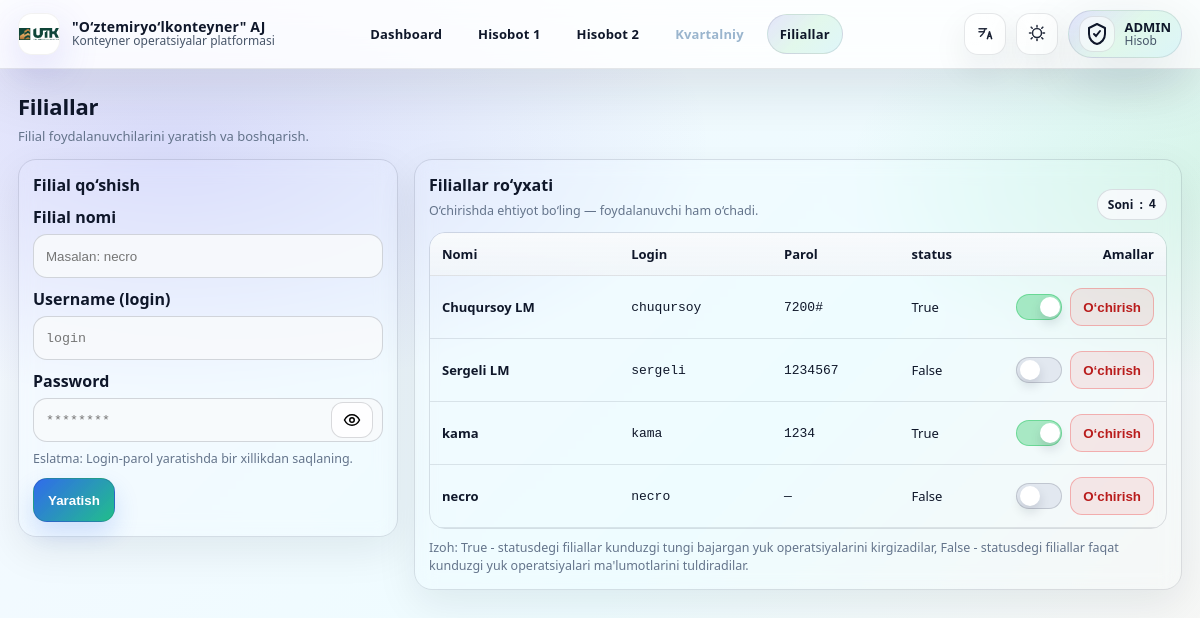
Page /admin-panel/stations/ (signed in) on the earlier database version.
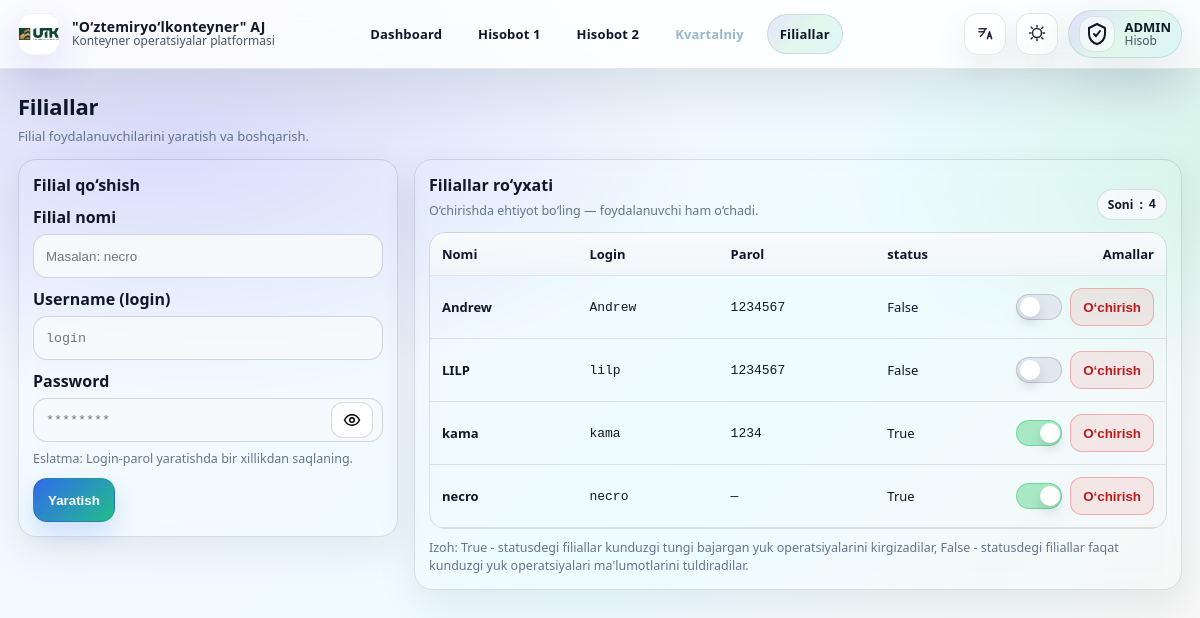
Same page on the later database version.
### accounts/models.py (models this page shows, shortened)
class StationProfile(models.Model):
    user = models.OneToOneField(User, on_delete=models.CASCADE, related_name='station_profile')
    station_name = models.CharField(max_length=255)
    plain_password = models.CharField(max_length=128, blank=True, default="")
    status=models.BooleanField(default=False)
    status_online = models.BooleanField(default=False)  # optional, can keep
    last_seen = models.DateTimeField(null=True, blank=True)

### accounts/views.py (the view, shortened to what this page needs)
# urls.py: path('admin-panel/stations/', admin_stations, name='admin_stations'),
def admin_stations(request):
    if not (request.user.is_staff or request.user.is_superuser):
        return redirect('station_table_1_list')
    error = None
    stations = StationProfile.objects.select_related('user').order_by('station_name')
    return render(request, 'admin_stations.html', {'stations': stations, 'error': error})

### templates/admin_stations.html (shortened to what this page needs)
{% extends "base.html" %}
{% block content %}
<div class="page-head">
  <div>
    <h1 class="page-title" data-i18n="stations_title">Filiallar</h1>
    <div class="page-sub" data-i18n="stations_sub">Filial foydalanuvchilarini yaratish va boshqarish.</div>
  </div>
</div>
<div class="grid2">
  <div class="cardx">
    <h2 data-i18n="create_title">Filial qo‘shish</h2>
    <form method="post" autocomplete="off">
      <div class="field">
        <label data-i18n="label_station">Filial nomi</label>
        <input class="inp" name="station_name" required placeholder="Masalan: necro">
      </div>
      <div class="field">
        <label data-i18n="label_username">Username (login)</label>
        <input class="inp mono" name="username" required placeholder="login">
      </div>
      <div class="field">
        <label data-i18n="label_password">Password</label>
        <div class="pw-wrap">
          <input class="inp mono" id="pw" name="password" type="password" required placeholder="********">
          <button class="pw-toggle" type="button" id="pwBtn" aria-label="Show password">
            <svg viewBox="0 0 24 24" fill="none" stroke="currentColor" stroke-width="2">
              <path d="M2 12s3.5-7 10-7 10 7 10 7-3.5 7-10 7-10-7-10-7Z"></path>
              <circle cx="12" cy="12" r="3"></circle>
            </svg>
          </button>
        </div>
        <div class="muted" style="margin-top:8px" data-i18n="pw_note">
        </div>
      </div>
      <button class="btnx" type="submit">
        <span data-i18n="btn_create">Yaratish</span>
      </button>
    </form>
  </div>
  <div class="cardx">
    <div style="display:flex;justify-content:space-between;gap:10px;align-items:flex-end;flex-wrap:wrap;">
      <div>
        <h2 style="margin:0" data-i18n="list_title">Filiallar ro‘yxati</h2>
        <div class="muted" style="margin-top:6px" data-i18n="list_sub">
        </div>
      </div>
      <div class="pill">
        <span data-i18n="count">Soni</span>: <b class="mono">{{ stations|length }}</b>
      </div>
    </div>
    <div class="table-wrap" style="margin-top:12px;">
      <div class="scroll-x">
        <table class="tbl">
          <thead>
            <tr>
              <th data-i18n="col_name">Nomi</th>
              <th data-i18n="col_login">Login</th>
              <th data-i18n="col_password">Parol</th>
              <th>status</th>
              <th style="width:160px;text-align:right;" data-i18n="col_actions">Amallar</th>
            </tr>
          </thead>
          <tbody>
            {% for s in stations %}
              <tr>
                <td><b>{{ s.station_name }}</b></td>
                <td class="mono">{{ s.user.username }}</td>
                <td class="mono">{{ s.plain_password|default:"—" }}</td>
                <td>{{s.status}}</td>
                <td>
                  <div class="actions">
                    <form method="post" action="{% url 'promote_station' s.id %}" class="js-toggle-form" style="display:inline-block;">
                      <label class="switch" title="Status toggle">
                        <span class="slider"></span>
                      </label>
                    </form>
                    <form method="post"
                          action="{% url 'admin_station_delete' s.id %}"
                          onsubmit="return confirm('Удалить станцию {{ s.station_name }} ({{ s.user.username }})?');">
                      <button class="btn-danger" type="submit" data-i18n="btn_delete">O‘chirish</button>
                    </form>
                  </div>
                </td>
              </tr>
            {% empty %}
              <tr><td colspan="4" class="muted" data-i18n="empty">Hozircha filial yo‘q</td></tr>
            {% endfor %}
          </tbody>
        </table>
      </div>
    </div>
    <div class="muted" style="margin-top:10px" data-i18n="note2">
    </div>
  </div>
</div>
{% endblock %}

Differences in the rows shown:
removed StationProfile: station_name "Chuqursoy LM", user.username "chuqursoy", plain_password "7200#", status "True"
added StationProfile: station_name "Andrew", user.username "Andrew", plain_password "1234567", status "False"
changed StationProfile: station_name "Sergeli LM" → "LILP"; user.username "sergeli" → "lilp"
changed StationProfile "necro": status "False" → "True"
